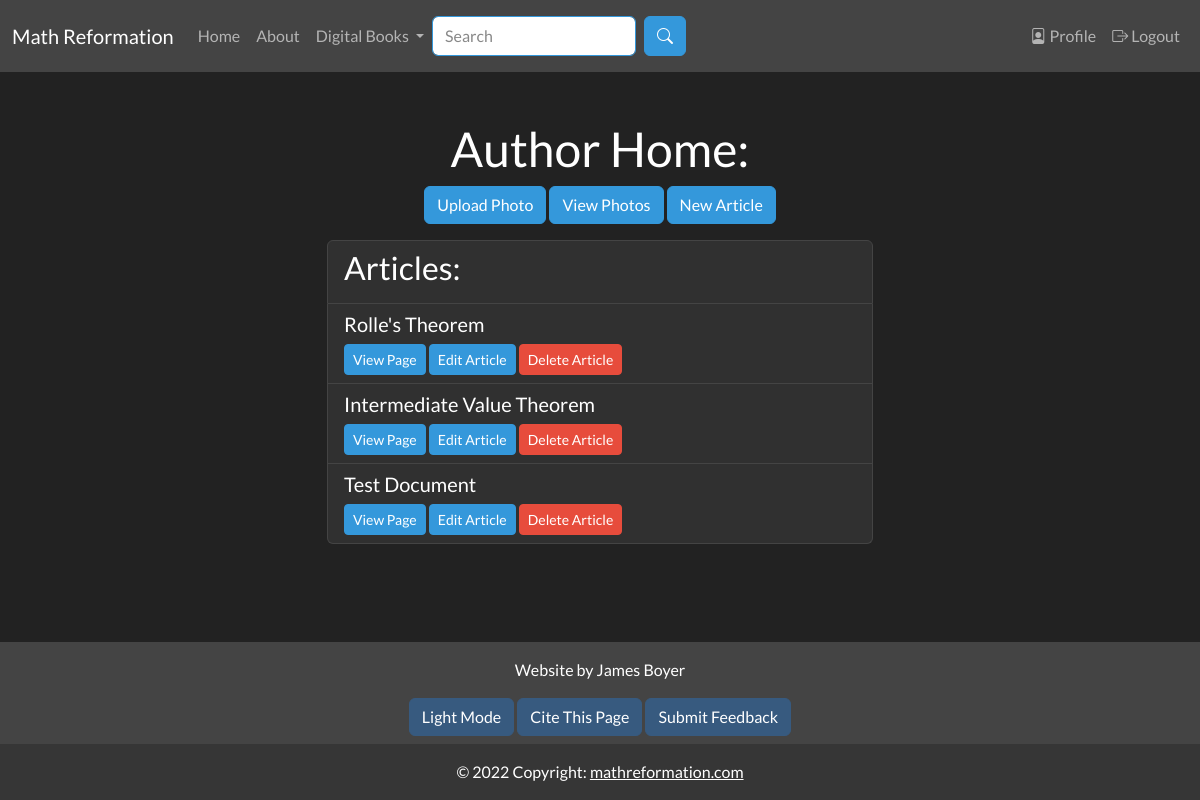
/author_home (signed in), run on the app's committed database.
### app/models.py (models this page shows, shortened)
class SearchableMixin(object):
    @classmethod
    def search(cls, expression, page, per_page):
        ids, scores, total = query_index(cls.__tablename__, expression, page, per_page)
        if total == 0:
            return cls.query.filter_by(id=0), [], 0
        when = []
        for i in range(len(ids)):
            when.append((ids[i], i))
        return cls.query.filter(cls.id.in_(ids)).order_by( db.case(when, value=cls.id)), scores, total

class Document(SearchableMixin, db.Model):
    __tablename__ = "document"
    __searchable__ = ["body_main", "name"]
    id = db.Column(db.Integer, primary_key=True)
    name = db.Column(db.String(50), nullable=False, unique=False)
    path = db.Column(db.String(250), unique=True, nullable=False)
    body_main = db.Column(db.String(), index=True)
    body_draft = db.Column(db.String(), index=True)
    date_added = db.Column(db.DateTime, nullable=False,
        default=datetime.utcnow)
    header = db.Column(db.String(), index=True)
    order = db.Column(db.Integer())
    is_visible = db.Column(db.Boolean())
    document_type = db.Column(db.String(10), index=True)
    user_id = db.Column(db.Integer, db.ForeignKey('user.id'))
    prev_page_id = db.Column(db.Integer(), db.ForeignKey("document.id"))
    next_page = db.relationship("Document", backref=backref("prev_page", remote_side=[id]), uselist=False, foreign_keys=[prev_page_id])
    parent_id = db.Column(db.Integer(), db.ForeignKey("document.id"))
    children = db.relationship("Document", backref=backref("parent", remote_side=[id]), foreign_keys=[parent_id])

### app/staff/routes.py (the view)
@bp.route("/author_home", methods=["GET", "POST"])
@login_required
@author_permission.require(http_exception=403)
def author_home():
    add_photo_form = AddPhotoForm()
    if add_photo_form.validate_on_submit():
        filename = photos.save(request.files["photo"], name=add_photo_form.name.data)
        url =  url_for("_uploads.uploaded_file", setname="photos", filename=filename)
        print("Url: ", url)
        flash("Photo uploaded at: " + url)
    files = os.listdir(current_app.config['UPLOADED_PHOTOS_DEST'])
    authored_articles = Document.query.filter_by(author=current_user, document_type="article")
    return render_template('staff/author_home.html', authored_articles=authored_articles, add_photo_form=add_photo_form, setname=photos.name, files=files, title="Author Home")

### app/main/forms.py
class SearchForm(FlaskForm):
    q = StringField("Search", validators=[DataRequired()])
    submit = SubmitField("Search")
    def __init__(self, *args, **kwargs):
        if 'formdata' not in kwargs:
            kwargs['formdata'] = request.args
        if 'csrf_enabled' not in kwargs:
            kwargs['csrf_enabled'] = False
        super(SearchForm, self).__init__(*args, **kwargs)

### app/staff/forms.py
class AddPhotoForm(FlaskForm):
    photo = FileField('Photo')
    name = StringField("Name",validators=[DataRequired()])
    submit = SubmitField('Save')

### MathReformationWebsite.py (called while the page is built)
@app.context_processor
def add_imports():
    return dict(admin_permission=admin_permission, author_permission=author_permission, editor_permission=editor_permission, g=g)

### app/auth/routes.py (called while the page is built)
@login.user_loader
def load_user(id):
    return User.query.get(int(id))

### app/main/routes.py (called while the page is built)
@bp.before_app_request
def before_request():
    g.search_form = SearchForm(meta={'csrf': False})
    if g.search_form.validate():
        print("here")

### app/templates/staff/author_home.html (shortened to what this page needs)
{% extends "base.html" %}
{% from 'macros/form_macros.html' import input, edit_document_button, delete_document_button, view_document_button %}
{% from 'macros/photo_macros.html' import photo_viewer_script, photo_viewer_button, add_photo_button %}
{% block content %}
<h1 class="text-center">Author Home:</h1>
<div class="text-center">
    {{ add_photo_button(field=add_photo_form) }}
    {{ photo_viewer_button(files, can_delete=False, btn_name="View Photos") }}
    <a href="{{ url_for('staff.new_document', doc_type='article', version='main') }}" class="btn btn-info" role="button">New Article</a>
</div>
<ul class="list-group mt-3">
<li class="list-group-item">
    <h3>Articles:</h3>
</li>
{% for article in authored_articles %}
<li class="list-group-item">
    <h5>{{ article.name }}</h5>
    {{ view_document_button(path=article.path, warning=False) }}
    {{ edit_document_button(path=article.path, document_type='article') }}
    {{ delete_document_button(path=article.path, document_type='article') }}
</li>
{% endfor %}
</ul>
{% endblock %}
{% block citation %}
{{ citation_info(page_type="Math Reformation", page_name="Author Home") }}
{% endblock %}

### app/templates/macros/form_macros.html (shortened to what this page needs)
{% macro edit_document_button(path, document_type) -%}
<a href="{{ url_for('staff.edit_document', document_type=document_type, path=path, version='main') }}" class="btn btn-info btn-sm" role="button">Edit {{ document_type.capitalize() }}</a>
{%- endmacro %}
{% macro delete_document_button(path, document_type) -%}
<a href="{{ url_for('staff.delete_file', item_type=document_type, item_name=path) }}" class="btn btn-sm btn-danger" onclick="return confirm('Are you sure you want to delete this {{ document_type }}?');" role="button">Delete {{ document_type.capitalize() }}</a>
{%- endmacro %}
{% macro view_document_button(path, warning) -%}
<a href="{{ url_for('main.document_page', path=path) }}" class="btn btn-sm btn-info" role="button"  {% if warning %}onclick="return confirm('Make sure to save document first! Please click on OK to continue.');" {% endif %}>View Page</a>
{%- endmacro %}

### data on the page
Document: name "Rolle's Theorem", capitalize "Article"
Document: name "Intermediate Value Theorem", capitalize "Article"
Document: name "Test Document", capitalize "Article"

### other printed values
{{ btn_name }} "View Photos"
